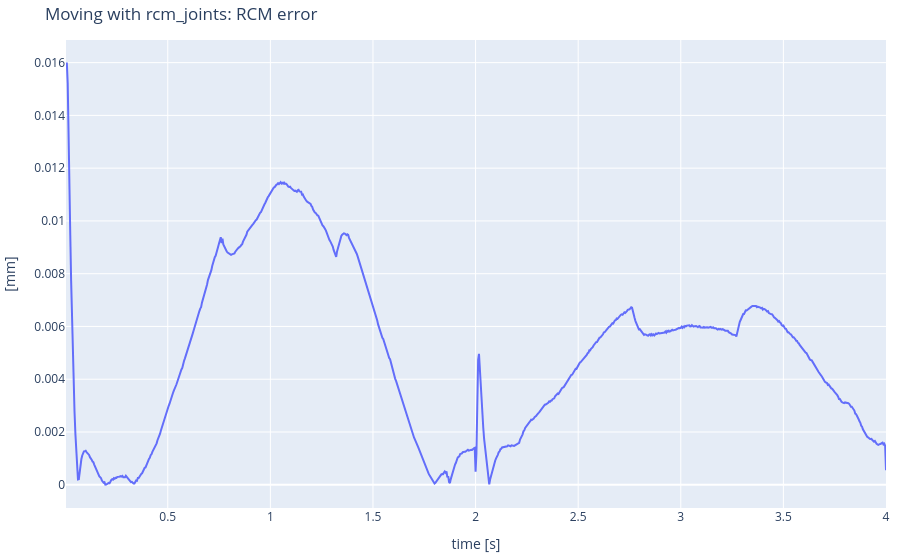
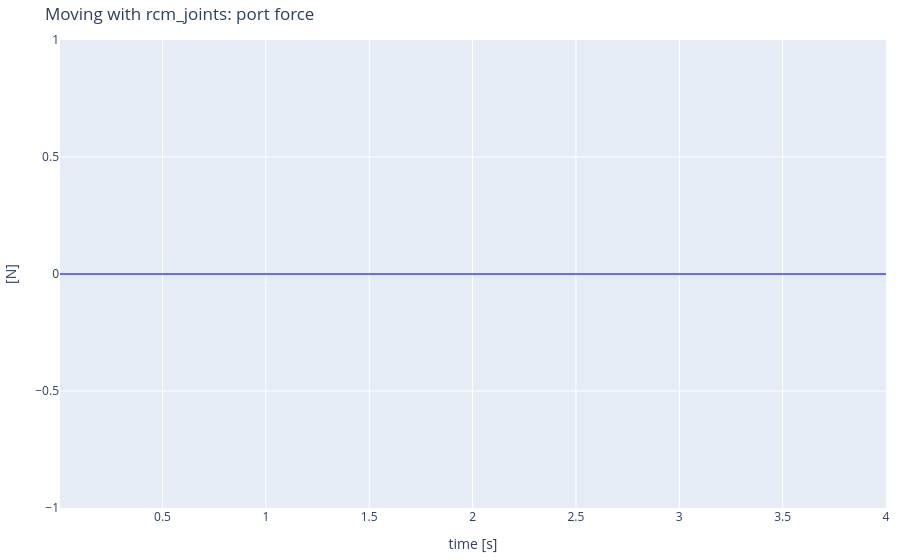

The notebook cell these images were saved under, in order:
### Markdown cell above
> **T1.** Check it: move the robot through a combination of swing, pitch and insertion using `rcm_joints`, and record the RCM error and the force on the port. Both should stay close to zero. Note that pyBullet's `setJointMotorControlArray()` allows directly controlling position.

### Code cell
duration = 4.0       # [s]
t = 0.0
time_log, rcm_log, force_log = [], [], []

while t < duration:
    # SENSE
    error = rcm_error(robot)
    force = np.linalg.norm(kh.port_force(robot, port))

    
    #TODO: CONTROL: a slow motion in the three reduced coordinates    
    swing = 0.15 * np.sin(2*np.pi*t/duration)
    pitch = 0.5* pitch_max * np.sin(2*np.pi*t/duration)
    insertion = 0.03 * t/duration
    q_target = rcm_joints(swing, pitch, insertion)

    # ACT
    p.setJointMotorControlArray(robot, joints, p.POSITION_CONTROL, targetPositions=q_target, forces=max_forces)
    p.stepSimulation()

    # WAIT
    time.sleep(DT)
    t = t + DT

    time_log.append(t)
    rcm_log.append(error * 1000)
    force_log.append(force)

kh.plot_series(time_log, {"RCM error [mm]": rcm_log}, ylabel="[mm]", title="Moving with rcm_joints: RCM error")
kh.plot_series(time_log, {"force on the port [N]": force_log}, ylabel="[N]", title="Moving with rcm_joints: port force")

### Figure 1 — Plotly figure (JSON) as saved in the notebook; plotly's stock layout.template omitted (floating-point values rounded to 4 significant figures; data arrays with more than 128 entries replaced by an {"elided": "..."} marker saying what was removed)
{"data": [{"mode": "lines", "name": "RCM error [mm]", "type": "scatter", "x": {"elided": "960 float values"}, "y": {"elided": "960 float values"}}], "layout": {"margin": {"b": 10, "l": 10, "r": 10, "t": 40}, "title": {"text": "Moving with rcm_joints: RCM error"}, "xaxis": {"title": {"text": "time [s]"}}, "yaxis": {"title": {"text": "[mm]"}}}}

### Figure 2 — Plotly figure (JSON) as saved in the notebook; plotly's stock layout.template omitted (floating-point values rounded to 4 significant figures; data arrays with more than 128 entries replaced by an {"elided": "..."} marker saying what was removed)
{"data": [{"mode": "lines", "name": "force on the port [N]", "type": "scatter", "x": {"elided": "960 float values"}, "y": {"elided": "960 int values"}}], "layout": {"margin": {"b": 10, "l": 10, "r": 10, "t": 40}, "title": {"text": "Moving with rcm_joints: port force"}, "xaxis": {"title": {"text": "time [s]"}}, "yaxis": {"title": {"text": "[N]"}}}}
